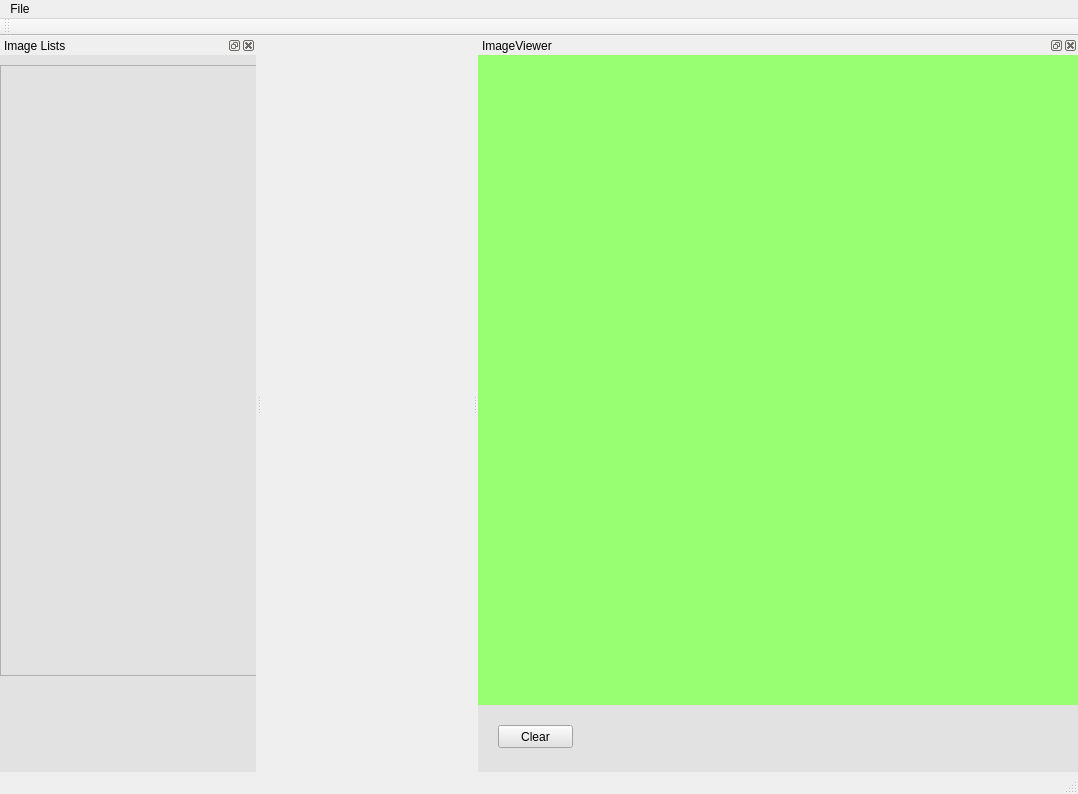
<?xml version="1.0" encoding="UTF-8"?>
<ui version="4.0">
 <class>SpriteEditorClass</class>
 <widget class="QMainWindow" name="SpriteEditorClass">
  <property name="geometry">
   <rect>
    <x>0</x>
    <y>0</y>
    <width>1078</width>
    <height>794</height>
   </rect>
  </property>
  <property name="acceptDrops">
   <bool>true</bool>
  </property>
  <property name="windowTitle">
   <string>SpriteEditor</string>
  </property>
  <widget class="QWidget" name="centralWidget"/>
  <widget class="QMenuBar" name="menuBar">
   <property name="geometry">
    <rect>
     <x>0</x>
     <y>0</y>
     <width>1078</width>
     <height>24</height>
    </rect>
   </property>
   <widget class="QMenu" name="menuFile">
    <property name="title">
     <string>File</string>
    </property>
    <addaction name="actionLoadOriginalFile"/>
    <addaction name="actionSaveOriginalFile"/>
    <addaction name="actionOpenFile"/>
   </widget>
   <addaction name="menuFile"/>
  </widget>
  <widget class="QToolBar" name="mainToolBar">
   <attribute name="toolBarArea">
    <enum>TopToolBarArea</enum>
   </attribute>
   <attribute name="toolBarBreak">
    <bool>false</bool>
   </attribute>
  </widget>
  <widget class="QStatusBar" name="statusBar"/>
  <widget class="QDockWidget" name="dockWidget_ImageList">
   <property name="minimumSize">
    <size>
     <width>256</width>
     <height>600</height>
    </size>
   </property>
   <property name="acceptDrops">
    <bool>true</bool>
   </property>
   <property name="styleSheet">
    <string notr="true">background-color: rgb(226, 226, 226);</string>
   </property>
   <property name="windowTitle">
    <string>Image Lists</string>
   </property>
   <attribute name="dockWidgetArea">
    <number>1</number>
   </attribute>
   <widget class="QWidget" name="dockWidgetContents">
    <widget class="DragListWidget" name="listWidget">
     <property name="geometry">
      <rect>
       <x>0</x>
       <y>10</y>
       <width>261</width>
       <height>611</height>
      </rect>
     </property>
     <property name="minimumSize">
      <size>
       <width>256</width>
       <height>600</height>
      </size>
     </property>
     <property name="acceptDrops">
      <bool>true</bool>
     </property>
     <property name="dragEnabled">
      <bool>true</bool>
     </property>
     <property name="dragDropMode">
      <enum>QAbstractItemView::DragDrop</enum>
     </property>
    </widget>
   </widget>
  </widget>
  <widget class="QDockWidget" name="dockWidget">
   <property name="minimumSize">
    <size>
     <width>600</width>
     <height>600</height>
    </size>
   </property>
   <property name="styleSheet">
    <string notr="true">background-color: rgb(226, 226, 226);</string>
   </property>
   <property name="windowTitle">
    <string>ImageViewer</string>
   </property>
   <attribute name="dockWidgetArea">
    <number>2</number>
   </attribute>
   <widget class="QWidget" name="dockWidgetContents_2">
    <widget class="GlWidget" name="OpenGLWidget" native="true">
     <property name="geometry">
      <rect>
       <x>0</x>
       <y>0</y>
       <width>650</width>
       <height>650</height>
      </rect>
     </property>
     <property name="styleSheet">
      <string notr="true">background-color: rgb(152, 255, 114);</string>
     </property>
    </widget>
    <widget class="QPushButton" name="pushButton_ClearPoint">
     <property name="geometry">
      <rect>
       <x>20</x>
       <y>670</y>
       <width>75</width>
       <height>23</height>
      </rect>
     </property>
     <property name="text">
      <string>Clear</string>
     </property>
    </widget>
   </widget>
  </widget>
  <action name="actionOpenFile">
   <property name="text">
    <string>画像ファイルを開く</string>
   </property>
  </action>
  <action name="actionSaveOriginalFile">
   <property name="text">
    <string>ファイルの保存</string>
   </property>
  </action>
  <action name="actionLoadOriginalFile">
   <property name="text">
    <string>ファイルの読み込み</string>
   </property>
  </action>
 </widget>
 <layoutdefault spacing="6" margin="11"/>
 <customwidgets>
  <customwidget>
   <class>GlWidget</class>
   <extends>QWidget</extends>
   <header>glwidget.h</header>
   <container>1</container>
  </customwidget>
  <customwidget>
   <class>DragListWidget</class>
   <extends>QListWidget</extends>
   <header>draglistwidget.h</header>
  </customwidget>
 </customwidgets>
 <resources>
  <include location="spriteeditor.qrc"/>
 </resources>
 <connections/>
</ui>
